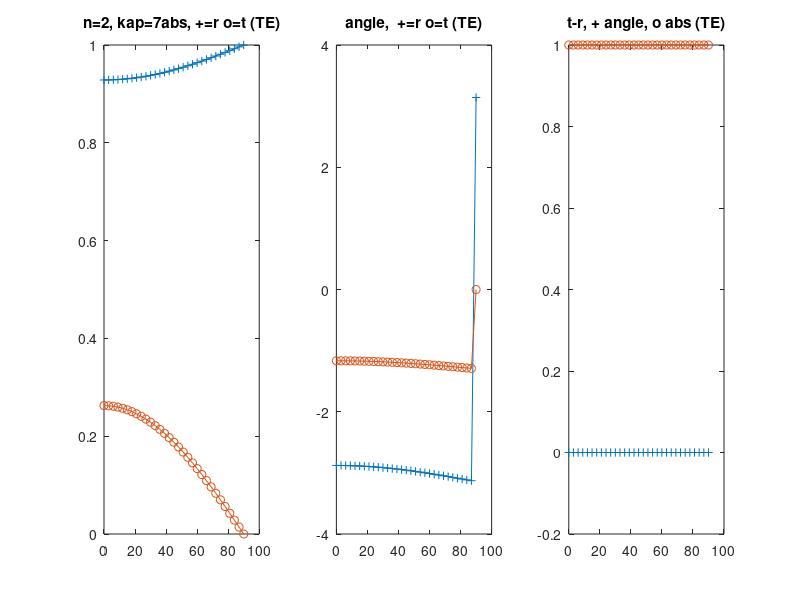
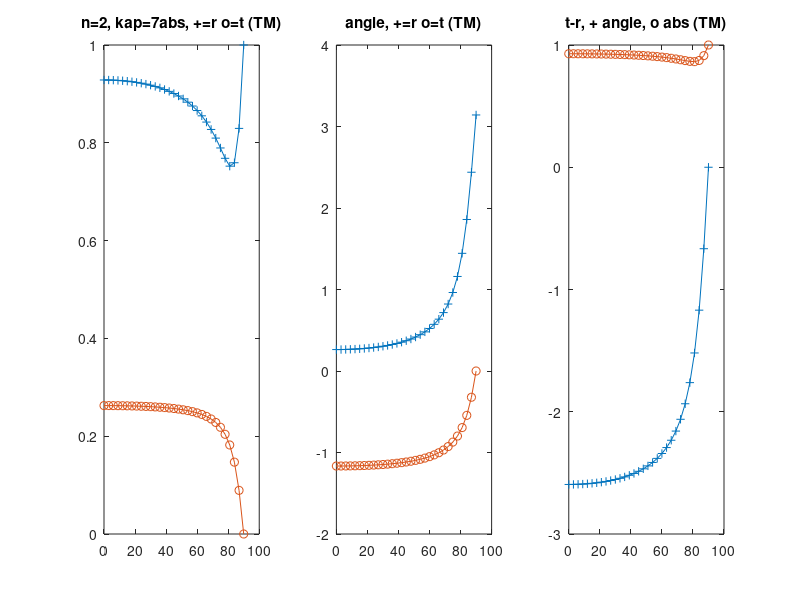
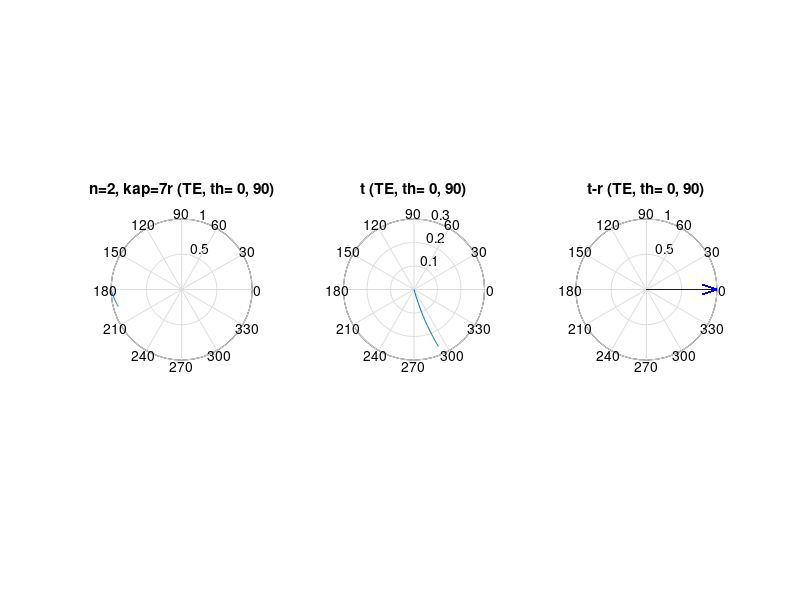
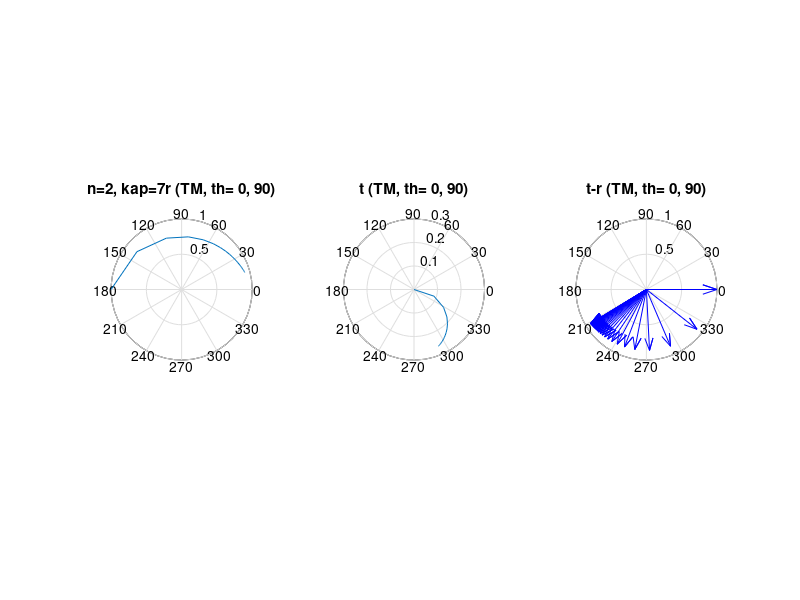

Recreate these plots in MATLAB, in order.
% figs_form_Fresnel
clear all
close all
c=3e8; lamb=633e-9; w=2*pi*c/lamb; 
% units SI
eps1 = 1.0; mu1=1.;
k1=w/c*sqrt(eps1*mu1);
eps2 = (2+1i*7)^2; mu2=1.;  
% 2+1i*7 is the refractive index of 2nd medium
% eps2 = (2)^2; mu2=1.;  
% 2 is the refractive index of 2nd medium
k2=w/c*sqrt(eps2*mu2); 
theta1g=linspace(0,90,31); 
% in degrees 
theta1=theta1g*pi/180;     
% in radians
kp=k1*sin(theta1);   
% same as kx, wavevector parallel to the interface
kz1=sqrt(k1^2-kp.^2); kz2=sqrt(k2^2-kp.^2);
rs=(mu2 *kz1-mu1 *kz2)./(mu2 *kz1+mu1 *kz2);
rp=(eps2*kz1-eps1*kz2)./(eps2*kz1+eps1*kz2);
ts=2*mu2 *kz1./(mu2 *kz1+mu1 *kz2);
tp=2*eps2*kz1./(eps2*kz1+eps1*kz2) * sqrt(mu2*eps1/mu1/eps2);
figure(1)
subplot(1,3,1), plot(theta1g,abs(rs),'-+', theta1g, abs(ts),'-o'), title( { ['n=' num2str(real(sqrt(eps2))) ', kap=' num2str(imag(sqrt(eps2))) 'abs, +=r o=t (TE)'] } )
subplot(1,3,2), plot(theta1g,angle(rs),'-+',theta1g,angle(ts),'-o'),title(['angle,  +=r o=t (TE)'])
subplot(1,3,3), plot(theta1g,angle(ts-rs),'-+',theta1g,abs(ts-rs),'-o'),title(['t-r, + angle, o abs (TE)'])
figure(2)
subplot(1,3,1), plot(theta1g,abs(rp),'-+',theta1g,abs(tp),'-o'), title( { ['n=' num2str(real(sqrt(eps2))) ', kap=' num2str(imag(sqrt(eps2))) 'abs, +=r o=t (TM)'] } )
subplot(1,3,2), plot(theta1g,angle(rp),'-+',theta1g,angle(tp),'-o'),title(['angle, +=r o=t (TM)'])
subplot(1,3,3), plot(theta1g,angle(tp-rp),'-+',theta1g,abs(tp-rp),'-o'), title(['t-r, + angle, o abs (TM)'])
figure(3)
subplot(1,3,1), polar(angle(rs),abs(rs)),title( { ['n=' num2str(real(sqrt(eps2))) ', kap=' num2str(imag(sqrt(eps2))) 'r (TE, th= ' num2str(theta1g(1)) ', ' num2str(theta1g(end)) ')'] } )
subplot(1,3,2), polar(angle(ts),abs(ts)),title(['t (TE, th= ' num2str(theta1g(1)) ', ' num2str(theta1g(end)) ')'])
subplot(1,3,3), compass(ts-rs), title(['t-r (TE, th= ' num2str(theta1g(1)) ', ' num2str(theta1g(end)) ')'])
figure(4)
subplot(1,3,1), polar(angle(rp),abs(rp)), hold on, title({ ['n=' num2str(real(sqrt(eps2))) ', kap=' num2str(imag(sqrt(eps2))) 'r (TM, th= ' num2str(theta1g(1)) ', ' num2str(theta1g(end)) ')'] } )   
subplot(1,3,2), polar(angle(tp),abs(tp)), hold on,
title(['t (TM, th= ' num2str(theta1g(1)) ', ' num2str(theta1g(end)) ')'])
subplot(1,3,3), compass(tp-rp), hold on,title(['t-r (TM, th= ' num2str(theta1g(1)) ', ' num2str(theta1g(end)) ')'])
